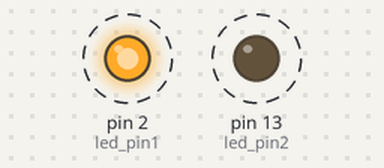
Bench run of a sketch on a simulated Arduino Uno, built with avr-gcc and run on an emulated ATmega328P. On the bench: output pins drawn as LEDs (lit = HIGH). Dashed ring = blinking.

Above: at 0.5 s.
Timing chart, 0 to 4.6 s (numbered marks = the images above):
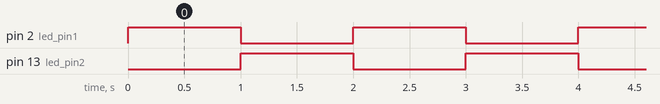

The sketch:

ledDayOne.ino
```cpp
int led_pin1 =2;
int led_pin2 =13;

void setup() {
  // put your setup code here, to run once:
  pinMode(led_pin1, OUTPUT);
  pinMode(led_pin2, OUTPUT);

}

void loop() {
  // put your main code here, to run repeatedly:
  digitalWrite(led_pin1, HIGH);
  digitalWrite(led_pin2, LOW);
  delay(1000);
  digitalWrite(led_pin1, LOW);
  digitalWrite(led_pin2, HIGH);
  delay(1000);

}
```

Measured:
- by itself, pin 2 (led_pin1), pin 13 (led_pin2): alternates HIGH for 1.0 s and LOW for 1.0 s
